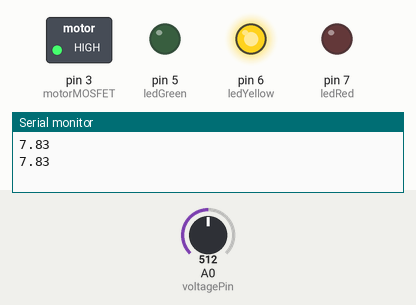
This sketch was run on a simulated Arduino Uno, built with avr-gcc and run on an emulated ATmega328P. Shown: switched loads named in the sketch (green lamp = pin HIGH), output pins drawn as LEDs (lit = HIGH), the last lines printed to the serial monitor. Inputs (shaded band) come from the test bench; at power-on: A0 (voltagePin) = 512. Pins used as bus, display or sensor lines are not drawn.

Above: at 1.8 s.
1.9 s: A0 (voltagePin) set to 537
At 2.5 s:
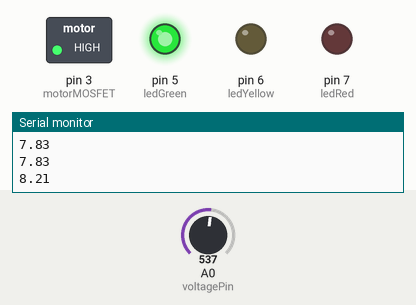
3.5 s: A0 (voltagePin) set to 306
At 5.2 s:
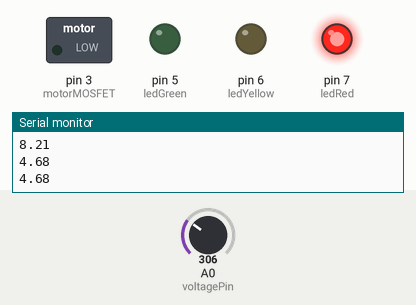
5.5 s: A0 (voltagePin) set to 444
7.2 s: A0 (voltagePin) set to 468
At 8.3 s:
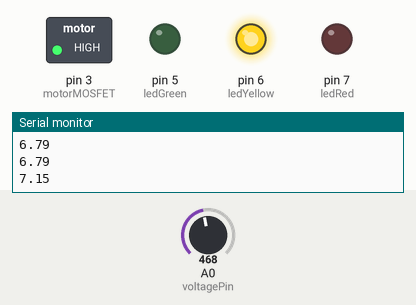
9.5 s: A0 (voltagePin) set to 716
At 11.1 s:
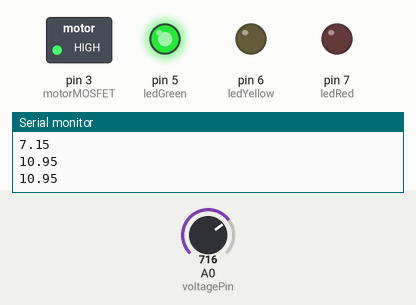
Timing chart, 0 to 12.5 s (numbered marks = the images above; inputs shaded):
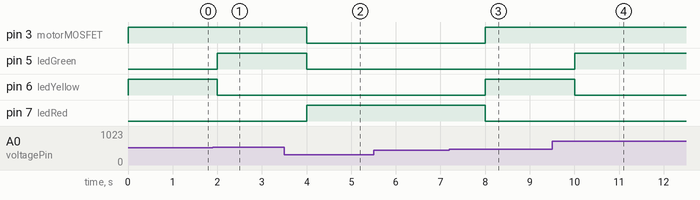

Measured:
- the behaviour switches between 523 and 524 on A0 (voltagePin) (found by bisection; images 0 and 1)
- the behaviour switches between 457 and 458 on A0 (voltagePin) (found by bisection; images 2 and 3)
- after the input at 1.9 s, pin 5 (ledGreen): LOW → HIGH after 0.10 s; pin 6 (ledYellow): HIGH → LOW after 0.10 s
- after the input at 3.5 s, pin 3 (motorMOSFET), pin 5 (ledGreen): HIGH → LOW after 0.50 s; pin 7 (ledRed): LOW → HIGH after 0.50 s
- after the input at 7.2 s, pin 3 (motorMOSFET), pin 6 (ledYellow): LOW → HIGH after 0.80 s; pin 7 (ledRed): HIGH → LOW after 0.80 s
- after the input at 9.5 s, pin 5 (ledGreen): LOW → HIGH after 0.51 s; pin 6 (ledYellow): HIGH → LOW after 0.51 s

The sketch:

Power.ino
```cpp
const int voltagePin = A0;
const float R1 = 10000.0; // 10kΩ
const float R2 = 4700.0;  // 4.7kΩ

const int motorMOSFET = 3;
const int sensorMOSFET = 4;

const int ledGreen = 5;
const int ledYellow = 6;
const int ledRed = 7;

void setup() {
  pinMode(motorMOSFET, OUTPUT);
  pinMode(sensorMOSFET, OUTPUT);
  pinMode(ledGreen, OUTPUT);
  pinMode(ledYellow, OUTPUT);
  pinMode(ledRed, OUTPUT);
  Serial.begin(9600);
}

float readBatteryVoltage() {
  int analogValue = analogRead(voltagePin);
  float vOut = analogValue * (5.0 / 1023.0);
  float vIn = vOut * ((R1 + R2) / R2);
  return vIn;
}

void loop() {
  float batteryVoltage = readBatteryVoltage();
  Serial.println(batteryVoltage);

  if (batteryVoltage > 8.0) {
    digitalWrite(ledGreen, HIGH);
    digitalWrite(ledYellow, LOW);
    digitalWrite(ledRed, LOW);
    digitalWrite(motorMOSFET, HIGH);
    digitalWrite(sensorMOSFET, HIGH);
  } else if (batteryVoltage > 7.0) {
    digitalWrite(ledGreen, LOW);
    digitalWrite(ledYellow, HIGH);
    digitalWrite(ledRed, LOW);
    digitalWrite(motorMOSFET, HIGH);
    digitalWrite(sensorMOSFET, HIGH);
  } else {
    digitalWrite(ledGreen, LOW);
    digitalWrite(ledYellow, LOW);
    digitalWrite(ledRed, HIGH);
    digitalWrite(motorMOSFET, LOW); // Cutoff motors
    digitalWrite(sensorMOSFET, HIGH); // Sensors still active
  }

  delay(1000);
}
```
